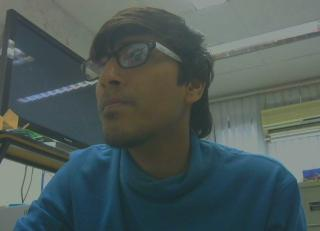
%> input picture Project/Matlab_End/im1.jpg, 320 x 231 px
$ octave step0p.m   (GNU Octave 9; MATLAB toolbox functions it lacks are replaced by stand-ins)
%> lines starting %> are read from the running program, lines starting %| are printed output that depends on the picture; in (x1, y1, x2, y2) boxes, pixels count from 0 and x2, y2 are one past the last pixel; in counts of white or black regions, pixels touching at a corner belong together; the program's own positions count from 1
clc;
clear all;

image=imread('im1.jpg');
%> image is the input picture: size 231x320x3 uint8; mean R, G, B 76.9, 90.5, 89.2
maze =imread('im2.jpg');
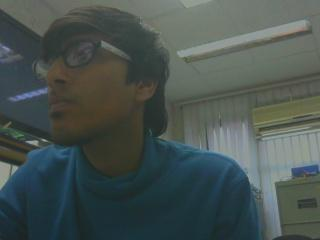
%> input picture Project/Matlab_End/im2.jpg, 320 x 240 px
%> maze is the input picture: size 240x320x3 uint8; mean R, G, B 72.2, 83.2, 80.4
image=rgb2gray(image);
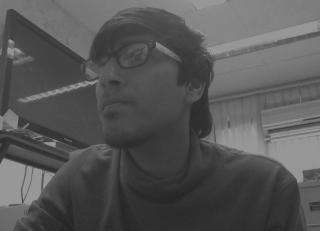
%> image: size 231x320 uint8; min 36, max 164, mean 86.3
maze =rgb2gray(maze);
%> maze: size 240x320 uint8

%to add 15 pixels in the bottom of each image
I= imresize(image,[480,435]);
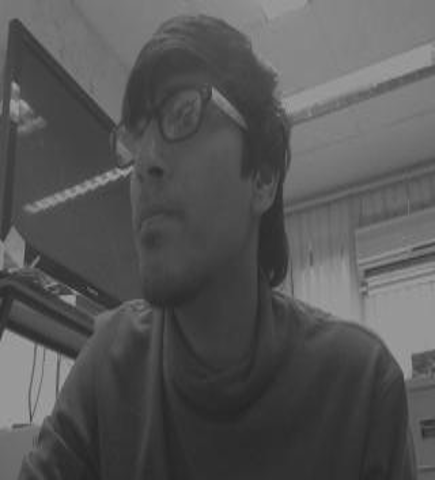
%> I: size 480x435 uint8; min 36, max 165, mean 86.3
J= imresize(maze,[480,435]);
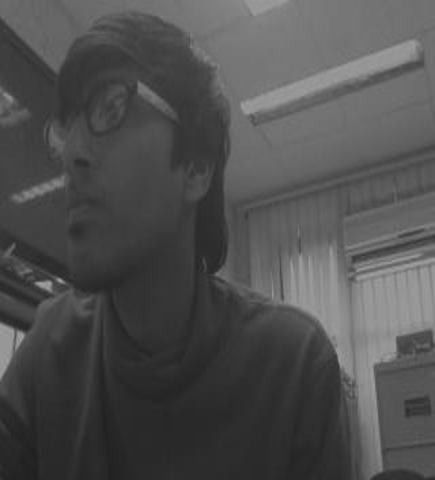
%> J: size 480x435 uint8; min 32, max 167, mean 79.6
figure,imshow(I);
figure,imshow(J);

sizeI=210;
n=20;
stripsize=5;
c=zeros(480,n);
cc=zeros(480,5);

Iedge=edge(I,'sobel');
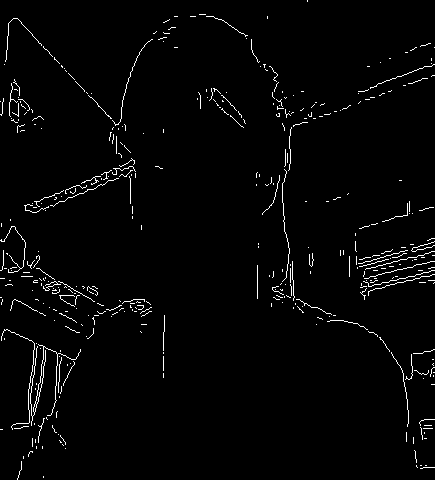
%> Iedge: size 480x435 logical; 2.2% white in thin lines or dots
Jedge=edge(J,'sobel');
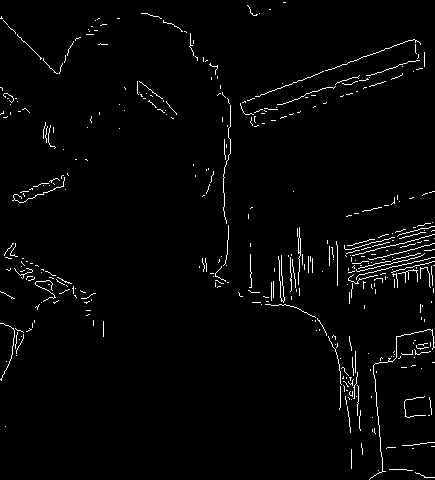
%> Jedge: size 480x435 logical; 2.2% white in thin lines or dots
ilu=imcrop(Iedge,[sizeI+1-5 0 stripsize-1 480]);
%> ilu = 480 rows, first 8: [false false false false false; false false false false false; false false false false false; false false false false false; false false false false false; false false false false false; false false false false false; false false false false false]
jlu=imcrop(Jedge,[0 0 stripsize 480]);
%> jlu has the same summary as ilu

c1=cat(2,ilu,c);
%> c1: size 480x25 double; values 0 (black) and 1 (white), 0.08% white in thin lines or dots, all inside (x1, y1, x2, y2) = (0, 14, 5, 101)
c1c=cat(2,c1,jlu);
%> c1c: size 480x30 double; values 0 (black) and 1 (white), 0.4% white in thin lines or dots, all inside (x1, y1, x2, y2) = (0, 14, 30, 381)

%figure,imshow(c1c);
c2c=cat(2,ilu,c);
c2=cat(2,c2c,jlu);
%figure,imshow(c2);

cI=cat(2,c2c,cc);
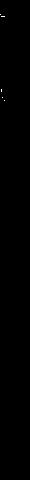
%> cI: size 480x30 double; values 0 (black) and 1 (white), 0.07% white in thin lines or dots, all inside (x1, y1, x2, y2) = (0, 14, 5, 101)
cJc=cat(2,cc,c);
cJ=cat(2,cJc,jlu);
%> cJ: size 480x30 double; values 0 (black) and 1 (white), 0.33% white in thin lines or dots, all inside (x1, y1, x2, y2) = (25, 16, 30, 381)
figure,imshow(cI);
figure,imshow(cJ);
